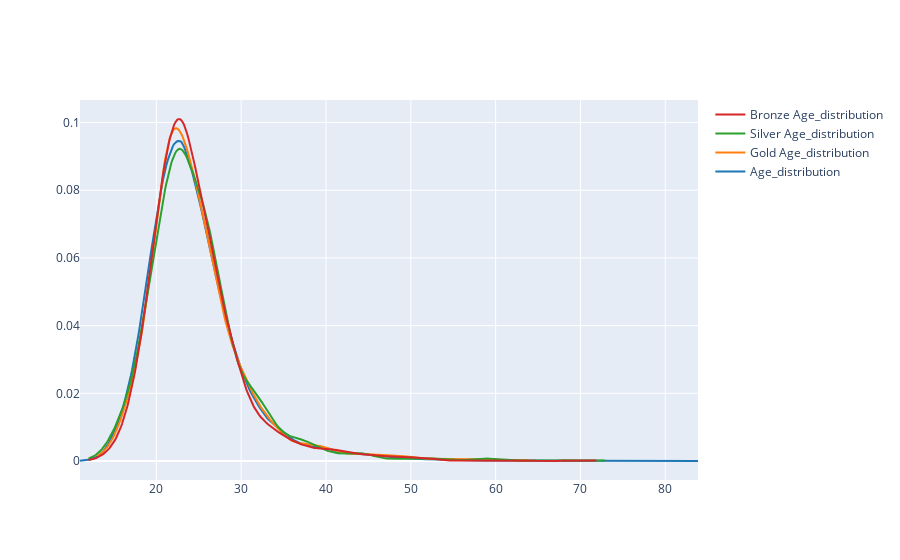

Notebook code cell kept with this figure:
### Code cell
fig=ff.create_distplot([x1,x2,x3,x4],["Age_distribution","Gold Age_distribution","Silver Age_distribution","Bronze Age_distribution"],show_rug=False,show_hist=False)
fig.show()

### Figure 1 — Plotly figure (JSON) as saved in the notebook; plotly's stock layout.template omitted (floating-point values rounded to 4 significant figures; data arrays with more than 128 entries replaced by an {"elided": "..."} marker saying what was removed)
{"data": [{"legendgroup": "Age_distribution", "marker": {"color": "rgb(31, 119, 180)"}, "mode": "lines", "name": "Age_distribution", "showlegend": true, "type": "scatter", "x": {"elided": "500 float values"}, "xaxis": "x", "y": {"elided": "500 float values"}, "yaxis": "y"}, {"legendgroup": "Gold Age_distribution", "marker": {"color": "rgb(255, 127, 14)"}, "mode": "lines", "name": "Gold Age_distribution", "showlegend": true, "type": "scatter", "x": {"elided": "500 float values"}, "xaxis": "x", "y": {"elided": "500 float values"}, "yaxis": "y"}, {"legendgroup": "Silver Age_distribution", "marker": {"color": "rgb(44, 160, 44)"}, "mode": "lines", "name": "Silver Age_distribution", "showlegend": true, "type": "scatter", "x": {"elided": "500 float values"}, "xaxis": "x", "y": {"elided": "500 float values"}, "yaxis": "y"}, {"legendgroup": "Bronze Age_distribution", "marker": {"color": "rgb(214, 39, 40)"}, "mode": "lines", "name": "Bronze Age_distribution", "showlegend": true, "type": "scatter", "x": {"elided": "500 float values"}, "xaxis": "x", "y": {"elided": "500 float values"}, "yaxis": "y"}], "layout": {"barmode": "overlay", "hovermode": "closest", "legend": {"traceorder": "reversed"}, "xaxis": {"anchor": "y2", "domain": [0, 1], "zeroline": false}, "yaxis": {"anchor": "free", "domain": [0, 1], "position": 0}}}
